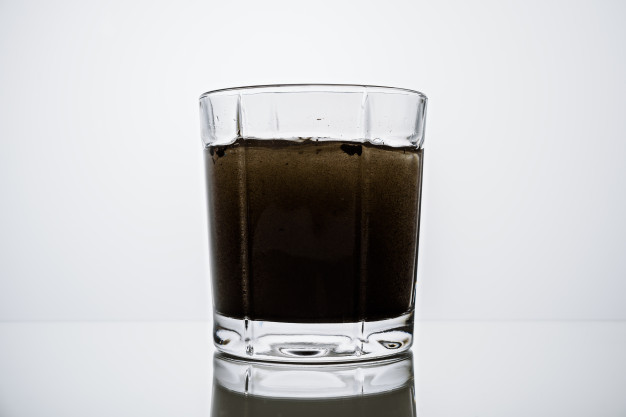
#> input picture Sample Images/verydark.jpg, 626 x 417 px, found by its file name
$ python turbidity_gpt.py   (older library calls are emulated)
#> lines starting #> are read from the running program, lines starting #| are printed output that depends on the picture; long printed decimals are rounded
#> further down, image is the input picture: shape (417, 626, 3); mean B, G, R 197.4, 196, 196.1
# # Ruth, uncomment these next two lines:
# import sys
# sys.path.append(r"c:\users\ruth\appdata\local\packages\pythonsoftwarefoundation.python.3.12_qbz5n2kfra8p0\localcache\local-packages\python312\site-packages")  # Replace with your actual path

import cv2
import numpy as np

def calculate_uiqm(image):
    # Convert image to RGB if it is in another color format
    image_rgb = cv2.cvtColor(image, cv2.COLOR_BGR2RGB)

    # 1. Colorfulness calculation
    r, g, b = cv2.split(image_rgb)
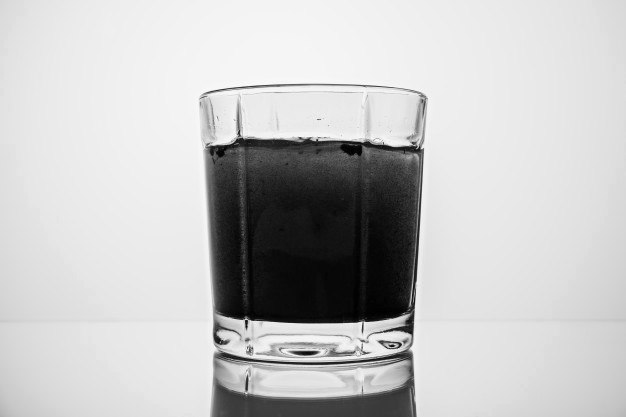
#> r: shape (417, 626); min 0, max 254, mean 196.1
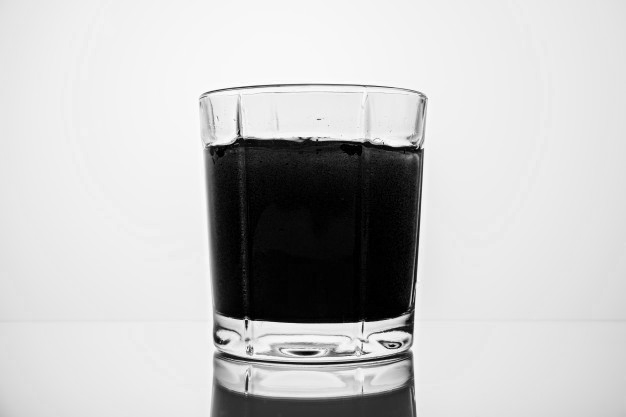
#> b: shape (417, 626); min 0, max 255, mean 197.4
    rg = np.absolute(r - g)
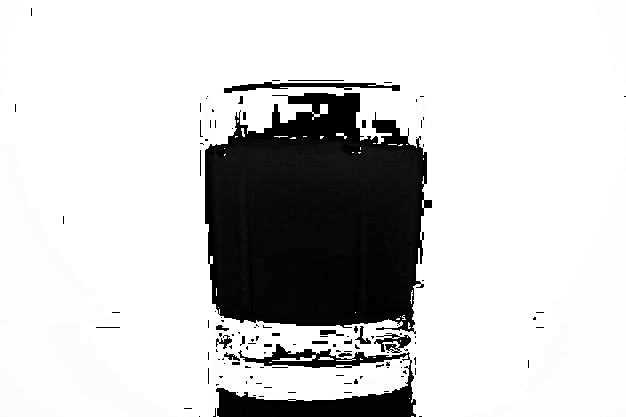
#> rg: shape (417, 626); min 0, max 255, mean 206.1
    yb = np.absolute(0.5 * (r + g) - b)
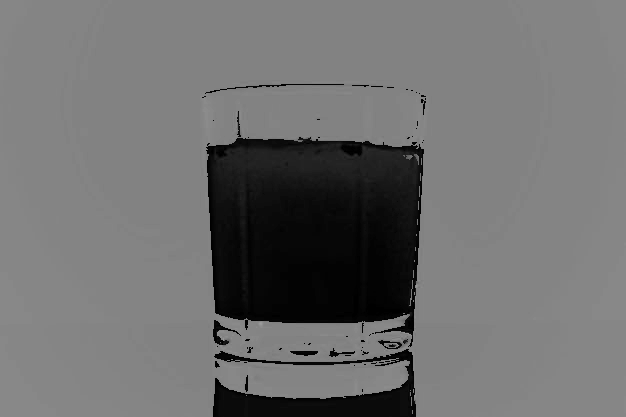
#> yb: shape (417, 626) float64; min 0, max 157, mean 111.8
    colorfulness = np.mean(rg) + np.mean(yb)
#> colorfulness = 317.8

    # 2. Contrast calculation
    contrast = image.std()
#> contrast = 77.07

    # 3. Sharpness calculation
    gray = cv2.cvtColor(image, cv2.COLOR_BGR2GRAY)
    sharpness = cv2.Laplacian(gray, cv2.CV_64F).var()
#> sharpness = 409.3

    # Combine into UIQM score
    uiqm = 0.4 * colorfulness + 0.3 * contrast + 0.3 * sharpness
#> uiqm = 273
    return uiqm

# Load an underwater image
image_path = "Sample Images/verydark.jpg"
image = cv2.imread(image_path)

# Calculate UIQM score
uiqm_score = calculate_uiqm(image)
#> uiqm_score = 273
print(f'UIQM Score: {uiqm_score}')
#| UIQM Score: 273.039

$ run again, with Sample Images/dark.jpg copied over Sample Images/verydark.jpg
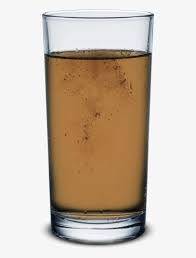
#> input picture Sample Images/dark.jpg, 196 x 258 px, found by its file name
#> image is the input picture: shape (258, 196, 3); mean B, G, R 177.5, 191.7, 205.2
#> in calculate_uiqm, `rg = np.absolute(r - g)`:
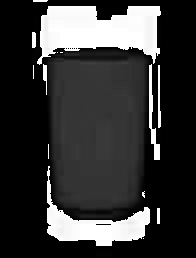
#> rg: shape (258, 196); min 0, max 255, mean 54.8
#> in calculate_uiqm, `yb = np.absolute(0.5 * (r + g) - b)`:
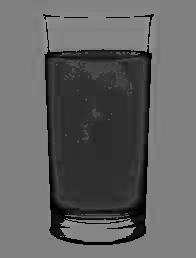
#> yb: shape (258, 196) float64; min 0, max 153.5, mean 98.8
#> colorfulness = 153.6
#> contrast = 71.93
#> sharpness = 754.7
#> uiqm = 309.4
#| UIQM Score: 309.412
